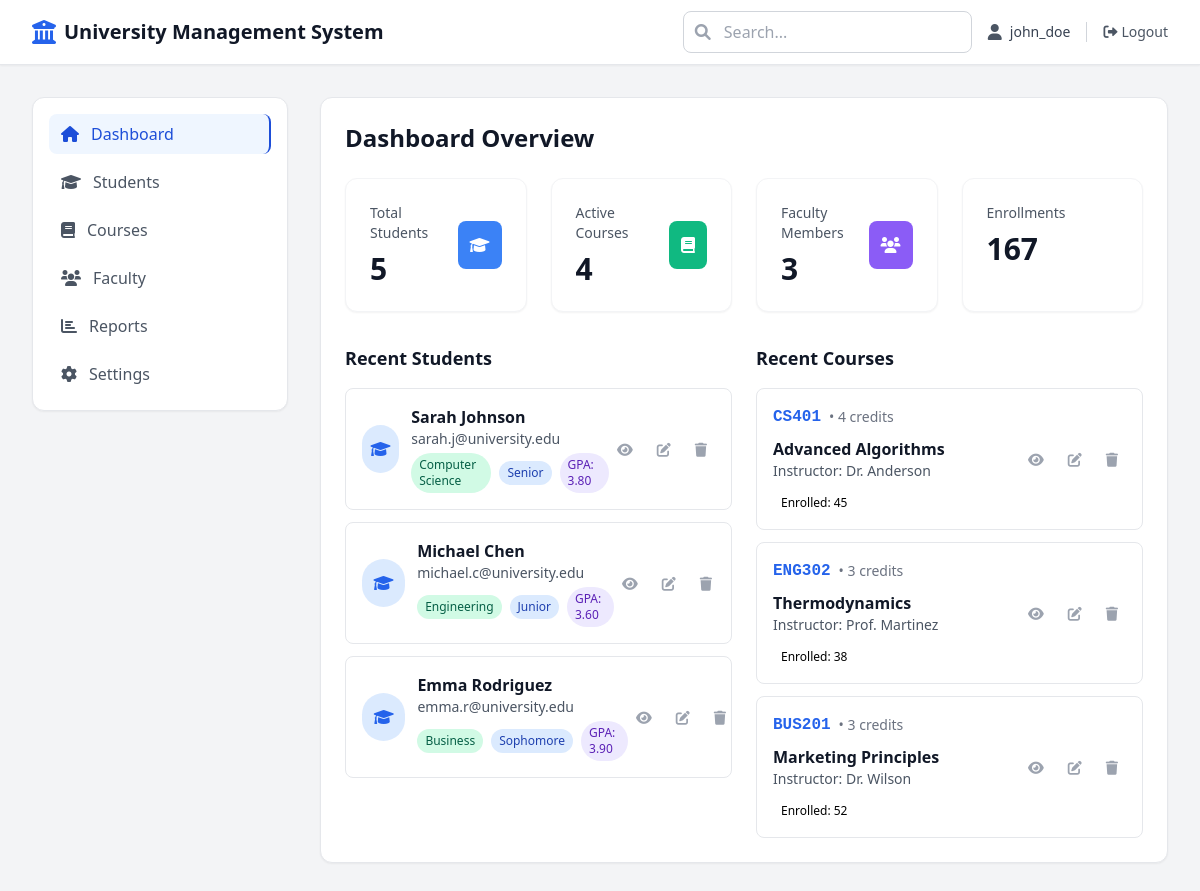
Page /index.php (signed in) on the committed database.
### tables this page shows
CREATE TABLE `students` (
  `id` int(11) NOT NULL,
  `name` varchar(100) NOT NULL,
  `email` varchar(100) NOT NULL,
  `program` varchar(100) NOT NULL,
  `year` varchar(20) NOT NULL,
  `gpa` decimal(3,2) NOT NULL,
  `created_at` timestamp NOT NULL DEFAULT current_timestamp()
);

CREATE TABLE `courses` (
  `id` int(11) NOT NULL,
  `code` varchar(20) NOT NULL,
  `name` varchar(200) NOT NULL,
  `instructor` varchar(100) NOT NULL,
  `credits` int(11) NOT NULL,
  `enrolled` int(11) DEFAULT 0,
  `created_at` timestamp NOT NULL DEFAULT current_timestamp()
);

### index.php (the view, shortened to what the rows shown need)
<?php
require_once 'auth_config.php';
$activeTab = 'dashboard';
$searchTerm = '';
$students = [];
$courses = [];
if ($activeTab === 'students' || $activeTab === 'dashboard') {
    $sql = "SELECT * FROM students";
    if (!empty($searchTerm)) {
        $sql .= " WHERE name LIKE ? OR email LIKE ? OR program LIKE ?";
        $stmt = $pdo->prepare($sql);
        $searchParam = "%$searchTerm%";
        $stmt->execute([$searchParam, $searchParam, $searchParam]);
    } else {
        $stmt = $pdo->query($sql);
    }
    $students = $stmt->fetchAll();
}
if ($activeTab === 'courses' || $activeTab === 'dashboard') {
    $sql = "SELECT * FROM courses";
    if (!empty($searchTerm)) {
        $sql .= " WHERE name LIKE ? OR code LIKE ? OR instructor LIKE ?";
        $stmt = $pdo->prepare($sql);
        $searchParam = "%$searchTerm%";
        $stmt->execute([$searchParam, $searchParam, $searchParam]);
    } else {
        $stmt = $pdo->query($sql);
    }
    $courses = $stmt->fetchAll();
}
?>
<!DOCTYPE html>
<html lang="en">
<head>
    <link href="https://cdn.jsdelivr.net/npm/tailwindcss@2.2.19/dist/tailwind.min.css" rel="stylesheet">
    <link rel="stylesheet" href="https://cdnjs.cloudflare.com/ajax/libs/font-awesome/6.0.0/css/all.min.css">
</head>
<body class="bg-gray-100 min-h-screen">
    <header class="bg-white shadow-sm border-b border-gray-200">
        <div class="max-w-7xl mx-auto px-4 sm:px-6 lg:px-8">
            <div class="flex justify-between items-center h-16">
                <div class="flex items-center space-x-4">
                    <div class="flex items-center space-x-2">
                        <h1 class="text-xl font-bold text-gray-900">University Management System</h1>
                    </div>
                </div>
            </div>
        </div>
    </header>
    <div class="max-w-7xl mx-auto px-4 sm:px-6 lg:px-8 py-8">
        <div class="flex flex-col lg:flex-row gap-8">
            <div class="flex-1">
                <?php if ($activeTab === 'dashboard'): ?>
                <div class="space-y-6">
                    <div class="bg-white rounded-xl shadow-sm border border-gray-200 p-6">
                        <h2 class="text-2xl font-bold text-gray-900 mb-6">Dashboard Overview</h2>
                        <div class="grid grid-cols-1 lg:grid-cols-2 gap-6">
                            <div>
                                <div class="space-y-3">
                                    <?php foreach (array_slice($students, 0, 3) as $student): ?>
                                    <div class="bg-white rounded-lg border border-gray-200 p-4 hover:shadow-md transition-shadow">
                                        <div class="flex items-center justify-between">
                                            <div class="flex items-center space-x-3">
                                                <div class="w-12 h-12 bg-blue-100 rounded-full flex items-center justify-center">
                                                    <i class="fas fa-graduation-cap text-blue-600"></i>
                                                </div>
                                                <div>
                                                    <h3 class="font-semibold text-gray-900"><?php echo htmlspecialchars($student['name']); ?></h3>
                                                    <p class="text-sm text-gray-600"><?php echo htmlspecialchars($student['email']); ?></p>
                                                    <div class="flex items-center space-x-2 mt-1">
                                                        <span class="text-xs bg-green-100 text-green-800 px-2 py-1 rounded-full">
                                                            <?php echo htmlspecialchars($student['program']); ?>
                                                        </span>
                                                        <span class="text-xs bg-blue-100 text-blue-800 px-2 py-1 rounded-full">
                                                            <?php echo htmlspecialchars($student['year']); ?>
                                                        </span>
                                                        <span class="text-xs bg-purple-100 text-purple-800 px-2 py-1 rounded-full">
                                                            GPA: <?php echo $student['gpa']; ?>
                                                        </span>
                                                    </div>
                                                </div>
                                            </div>
                                            <div class="flex space-x-2">
                                                <button onclick="viewStudent(<?php echo $student['id']; ?>)" class="p-2 text-gray-400 hover:text-blue-600 transition-colors">
                                                    <i class="fas fa-eye text-sm"></i>
                                                </button>
                                                <button onclick="editStudent(<?php echo $student['id']; ?>)" class="p-2 text-gray-400 hover:text-yellow-600 transition-colors">
                                                    <i class="fas fa-edit text-sm"></i>
                                                </button>
                                                <button onclick="deleteStudent(<?php echo $student['id']; ?>)" class="p-2 text-gray-400 hover:text-red-600 transition-colors">
                                                    <i class="fas fa-trash text-sm"></i>
                                                </button>
                                            </div>
                                        </div>
                                    </div>
                                    <?php endforeach; ?>
                                </div>
                            </div>
                            <div>
                                <div class="space-y-3">
                                    <?php foreach (array_slice($courses, 0, 3) as $course): ?>
                                    <div class="bg-white rounded-lg border border-gray-200 p-4 hover:shadow-md transition-shadow">
                                        <div class="flex items-center justify-between">
                                            <div class="flex-1">
                                                <div class="flex items-center space-x-2 mb-2">
                                                    <span class="font-mono font-bold text-blue-600"><?php echo htmlspecialchars($course['code']); ?></span>
                                                    <span class="text-sm text-gray-500">• <?php echo $course['credits']; ?> credits</span>
                                                </div>
                                                <h3 class="font-semibold text-gray-900"><?php echo htmlspecialchars($course['name']); ?></h3>
                                                <p class="text-sm text-gray-600">Instructor: <?php echo htmlspecialchars($course['instructor']); ?></p>
                                                <div class="mt-2">
                                                    <span class="text-xs bg-orange-100 text-orange-800 px-2 py-1 rounded-full">
                                                        Enrolled: <?php echo $course['enrolled']; ?>
                                                    </span>
                                                </div>
                                            </div>
                                            <div class="flex space-x-2">
                                                <button onclick="viewCourse(<?php echo $course['id']; ?>)" class="p-2 text-gray-400 hover:text-blue-600 transition-colors">
                                                    <i class="fas fa-eye text-sm"></i>
                                                </button>
                                                <button onclick="editCourse(<?php echo $course['id']; ?>)" class="p-2 text-gray-400 hover:text-yellow-600 transition-colors">
                                                    <i class="fas fa-edit text-sm"></i>
                                                </button>
                                                <button onclick="deleteCourse(<?php echo $course['id']; ?>)" class="p-2 text-gray-400 hover:text-red-600 transition-colors">
                                                    <i class="fas fa-trash text-sm"></i>
                                                </button>
                                            </div>
                                        </div>
                                    </div>
                                    <?php endforeach; ?>
                                </div>
                            </div>
                        </div>
                    </div>
                </div>
                <?php endif; ?>
            </div>
        </div>
    </div>
</body>
</html>

### rows in the picture
students: name "Sarah Johnson", email "sarah.j@university.edu", program "Computer Science", year "Senior", gpa "3.80"
students: name "Michael Chen", email "michael.c@university.edu", program "Engineering", year "Junior", gpa "3.60"
students: name "Emma Rodriguez", email "emma.r@university.edu", program "Business", year "Sophomore", gpa "3.90"
courses: code "CS401", credits "4", name "Advanced Algorithms", instructor "Dr. Anderson", enrolled "45"
courses: code "ENG302", credits "3", name "Thermodynamics", instructor "Prof. Martinez", enrolled "38"
courses: code "BUS201", credits "3", name "Marketing Principles", instructor "Dr. Wilson", enrolled "52"

### other values in the picture
$_SESSION['username'] "john_doe"
$totalStudents "5"
$totalCourses "4"
$totalFaculty "3"
$activeEnrollments "167"
